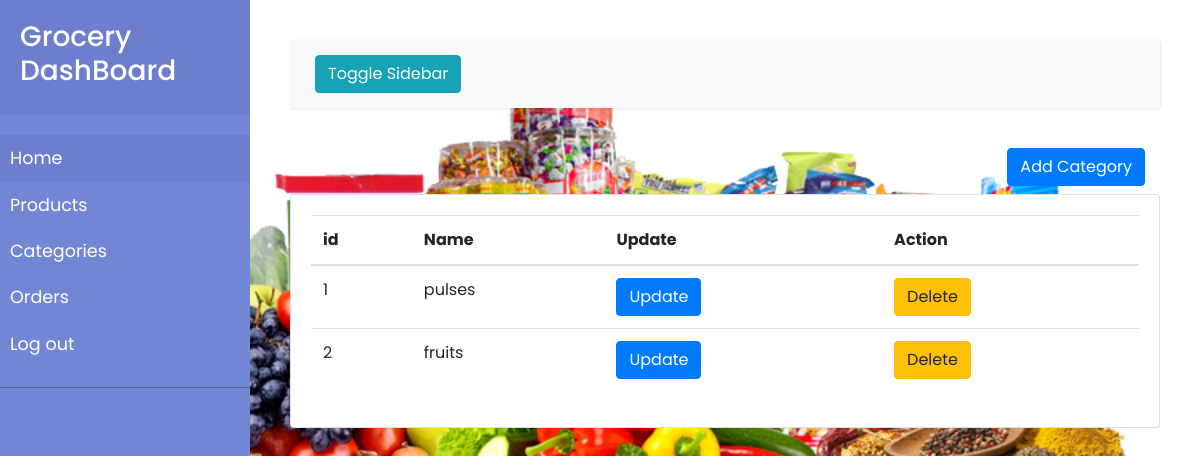
Page /categories (signed in) on the earlier database version.
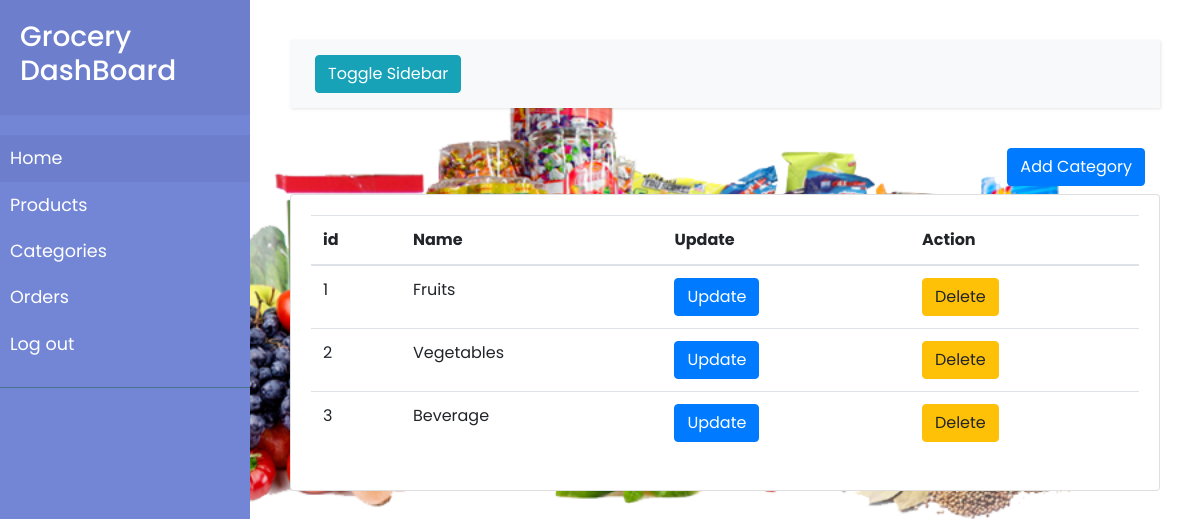
Same page on the later database version.
### app/models.py (models this page shows, shortened)
class ProductType(db.Model):
  __tablename__ = "product_type"
  id = db.Column(db.Integer, primary_key=True)
  type_name =  db.Column(db.String(64), unique=True, nullable=False)
  ref_products = db.relationship('Product', backref='product_items', lazy=True)

### app/main/views.py (the view, shortened to what this page needs)
@main.route('/categories', methods=['GET', 'POST'])
@login_required
def categories():
  add_form = AddCategory()
  update_form = UpdateCategory()
  delete_form = DeleteCategory()
  categories = ProductType.query.all()
  return render_template('categories.html',categories = categories,add_form = add_form, update_form = update_form, delete_form = delete_form )

### app/models.py (called while the page is built)
@login_manager.user_loader
def load_user(user_id):
    return Admin.query.get(int(user_id))

### app/templates/categories.html (shortened to what this page needs)
{% extends "dashboard_base.html" %}
{% import "bootstrap/wtf.html" as wtf %}
{% block  content%}
<div class="container-fluid mb-2 text-right">
  <button type="button" class="btn btn-primary " data-toggle="modal" data-target="#add_model" >Add Category</button>
</div>
<div class="card">
  <div class="card-body">
    <div class="table-responsive">
      <table class="table category_table">
        <thead>
          <tr>
            <th scope="col">id</th>
            <th scope="col">Name</th>
            <th scope="col">Update</th>
            <th scope="col">Action</th>
          </tr>
        </thead>
        <tbody>
          {% for category in categories %}
            <tr>
              <td scope="row" name="id">{{category.id}}</td>
              <td>{{category.type_name}}</td>
              <td><button type="button" class="btn btn-primary update_button" data-toggle="modal" data-target="#update_model" >Update</button></td>
              <td><button type="button" class="btn btn-warning delete_button" data-toggle="modal" data-target="#delete_model" >Delete</button></td>
            </tr>
          {% endfor %}
        </tbody>
      </table>
    </div>
  </div>
</div>
{% endblock %}

### app/templates/dashboard_base.html (shortened to what this page needs)
{% extends "base.html" %}
{% block head %}
  {{super()}}
{% endblock %}
{% block  body%}
<div class="wrapper">
  <nav id="sidebar">
      <div class="sidebar-header">
          <h3>Grocery DashBoard</h3>
      </div>
      <ul class="list-unstyled components">
          <li class="active">
              <a href="{{url_for('main.dashboard')}}" aria-expanded="false">Home</a>
          </li>
          <li>
              <a href="{{url_for('main.products')}}">Products</a>
          </li>
          <li>
            <a href="{{url_for('main.categories')}}">Categories</a>
          </li>
          <li>
            <a href="{{url_for('main.orders')}}">Orders</a>
          </li>
          <li>
            <a href="{{url_for('main.logout')}}">Log out</a>
          </li>
      </ul>
  </nav>
  <div id="content">
      <nav class="navbar navbar-expand-lg navbar-light bg-light">
          <div class="container-fluid">
              <button type="button" id="sidebarCollapse" class="btn btn-info">
                  <span>Toggle Sidebar</span>
              </button>
          </div>
      </nav>
      {% block content %}
      {% endblock %}
  </div>
</div>
{% endblock %}

### app/templates/base.html (shortened to what this page needs)
<!DOCTYPE html>
<html lang="en">
<head>
  {% block head %}
  <link rel="stylesheet" href="https://stackpath.bootstrapcdn.com/bootstrap/4.3.1/css/bootstrap.min.css"
>
    <link rel="stylesheet" href="{{ url_for('static', filename='dashboard_style.css') }}">
    <link rel="stylesheet" href="https://cdnjs.cloudflare.com/ajax/libs/malihu-custom-scrollbar-plugin/3.1.5/jquery.mCustomScrollbar.min.css">
  {% endblock %}
</head>
<body>
  {% block  body%}
  {% endblock %}
</body>
</html>

### app/static/dashboard_style.css (style rules this page uses)
body { font-family: 'Poppins', sans-serif; background-image: url("./background_images/main_bg.png"); -webkit-background-size: cover; -moz-background-size: cover; -o-background-size: cover; background-size: cover; }
a, a:hover, a:focus { color: inherit; text-decoration: none; transition: all 0.3s; }
.navbar { padding: 15px 10px; background: #fff; border: none; border-radius: 0; margin-bottom: 40px; box-shadow: 1px 1px 3px rgba(0, 0, 0, 0.1); }
.wrapper { display: flex; width: 100%; }
#sidebar { width: 250px; position: fixed; top: 0; left: 0; height: 100vh; z-index: 999; background: #7386D5; color: #fff; transition: all 0.3s; }
#sidebar .sidebar-header { padding: 20px; background: #6d7fcc; }
#sidebar ul.components { padding: 20px 0; border-bottom: 1px solid #47748b; }
#sidebar ul li a { padding: 10px; font-size: 1.1em; display: block; }
#sidebar ul li.active>a, a[aria-expanded="true"] { color: #fff; background: #6d7fcc; }
#content { width: calc(100% - 250px); padding: 40px; min-height: 100vh; transition: all 0.3s; position: absolute; top: 0; right: 0; }

Differences in the rows shown:
changed ProductType id 1: type_name "pulses" → "Fruits"
changed ProductType id 2: type_name "fruits" → "Vegetables"
added ProductType: id "3", type_name "Beverage"
